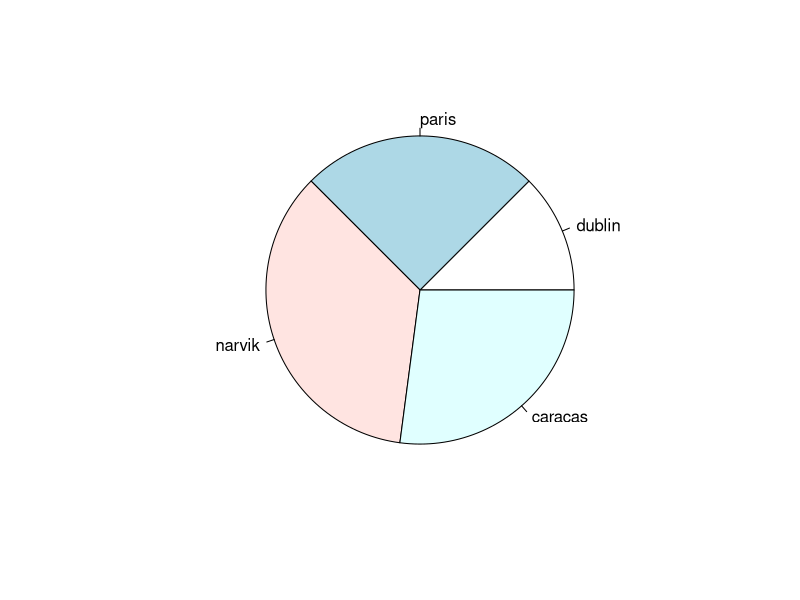
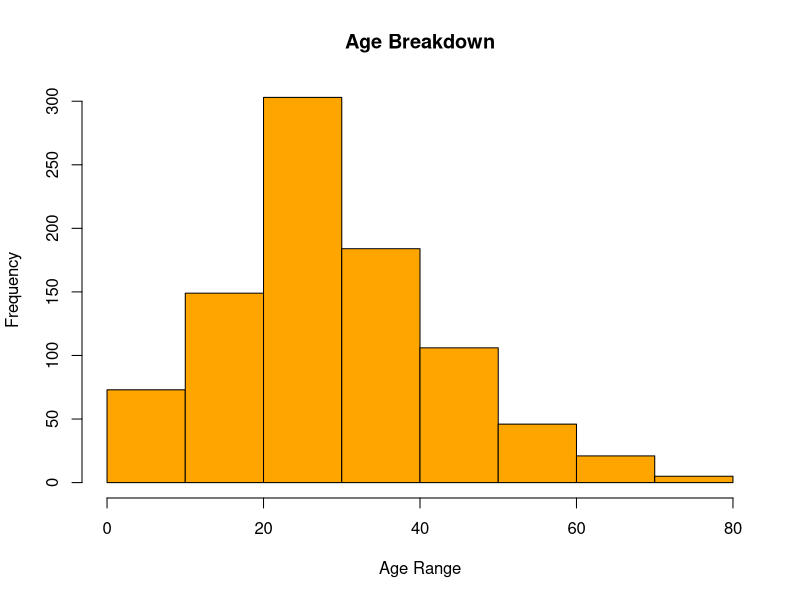
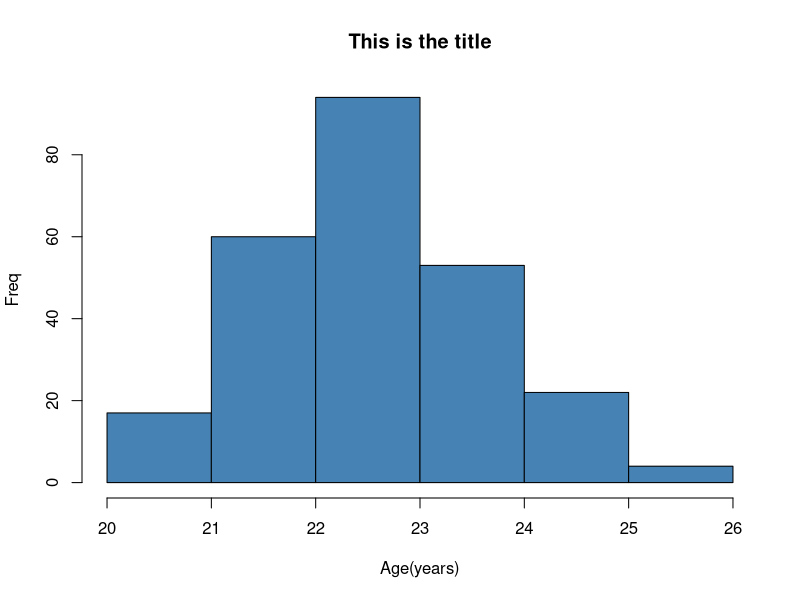
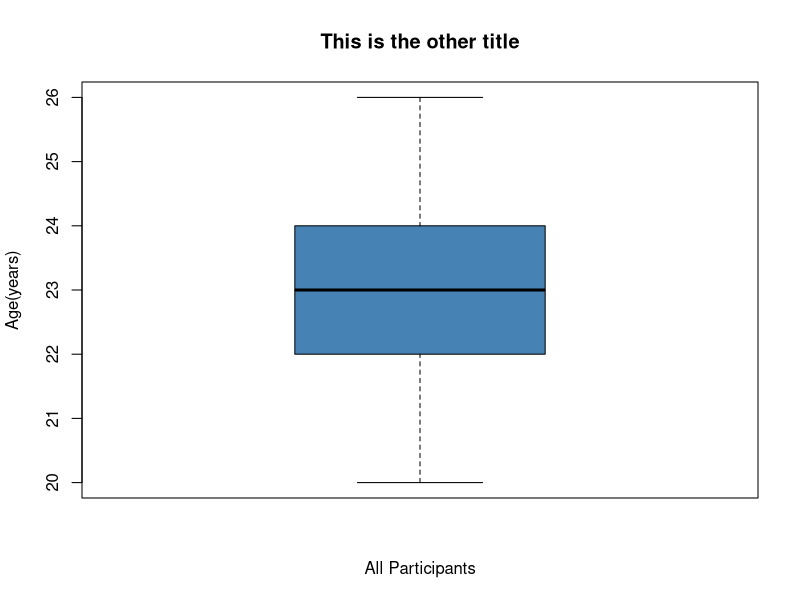
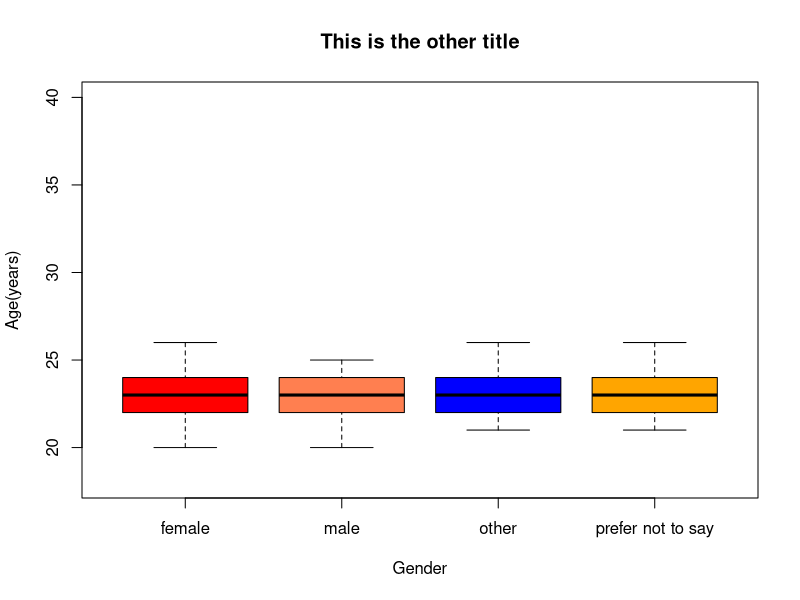
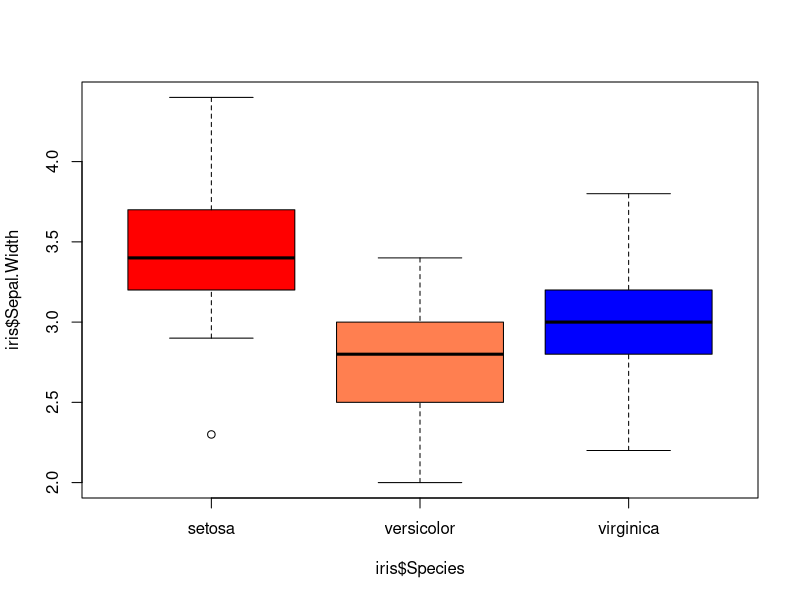
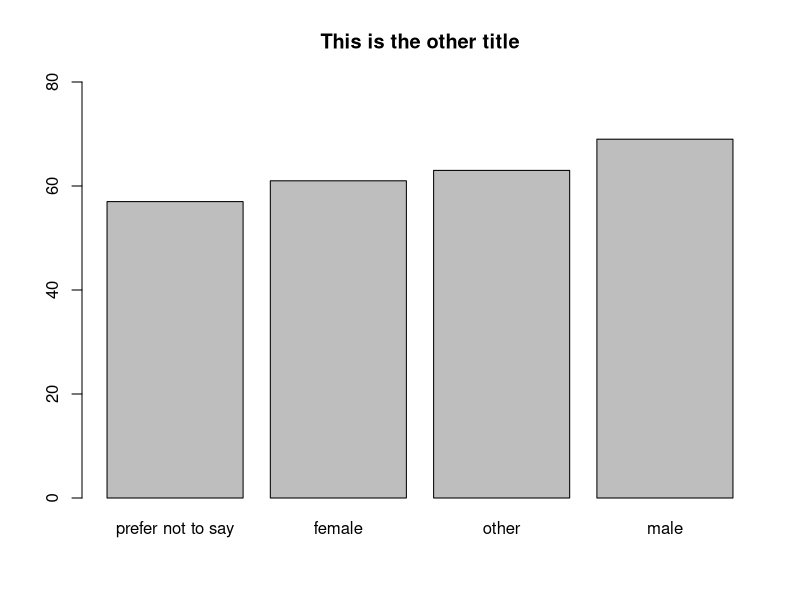

Here is the R script that generated these plots, in order:

# plot types - pie chart, histogram, scatterplot, boxplot, linegraph, scatterplot
# use the forward and backward arrows in the top left hand corner of the Plots window to see each plot

# pie chart #################################################################
sunshinePerDay <- c(6, 12, 17, 13)
cities <- c("dublin", "paris", "narvik", "caracas")

# uncomment the parameters (i.e. edges, main, border) to see what each parameter does
pie(x = sunshinePerDay, 
    labels = cities, 
   # edges = 64,
   # main = "Hours Sunshine on 21st June 2022", 
   # border = FALSE,
   # col = c("red","blue","green","orange")
   )

# histogram from external CSV data ##########################################
# IMPORTANT - to run this example we must set the Session Directory - to set this click on Session/Set Working Directory/To Source File Location in the main menu above
titanic_data_raw <- read.csv("titanic.csv")

View(titanic_data_raw)


hist(titanic_data_raw$Age, breaks = 8,
     main = "Age Breakdown",
     xlab = "Age Range",
     ylab = "Frequency",
     col = "orange") #rgb(1,1,0))

# histogram from external CSV data ##########################################
# IMPORTANT - to run this example we must set the Session Directory - to set this click on Session/Set Working Directory/To Source File Location in the main menu above

# load library for View() function to show a nice table
library(readr)

# load the data
gamer_survey_data <- read.csv("amalgamated_game_survey_250_2022.csv")
gamer_survey_data

# view the first, last, and table of data
#head(gamer_survey_data, 2)
#tail(gamer_survey_data, 20)
# View(gamer_survey_data)

# generate a histogram 
hist(gamer_survey_data$age,
     main = "This is the title",
     xlab = "Age(years)",
     ylab = "Freq",
     col = "steelblue",
     breaks = 8)

# generate a boxplot 
boxplot(gamer_survey_data$age,
        main = "This is the other title",
        ylab = "Age(years)",
        xlab = "All Participants",
        col = "steelblue")

# generate a boxplot across multiple facets
boxplot(gamer_survey_data$age~gamer_survey_data$gender,
        main = "This is the other title",
        ylab = "Age(years)",
        xlab = "Gender",
        col = c("red", "coral", "blue", "orange"),
        ylim = c(18, 40))

# generate a boxplot across multiple facets
boxplot(iris$Sepal.Width~iris$Species,
        col=c("red", "coral", "blue"))

# generate a barplot and sort
barplot(sort(table(gamer_survey_data$gender), decreasing = FALSE),
        main = "This is the other title",
        ylim = c(0, 80))







